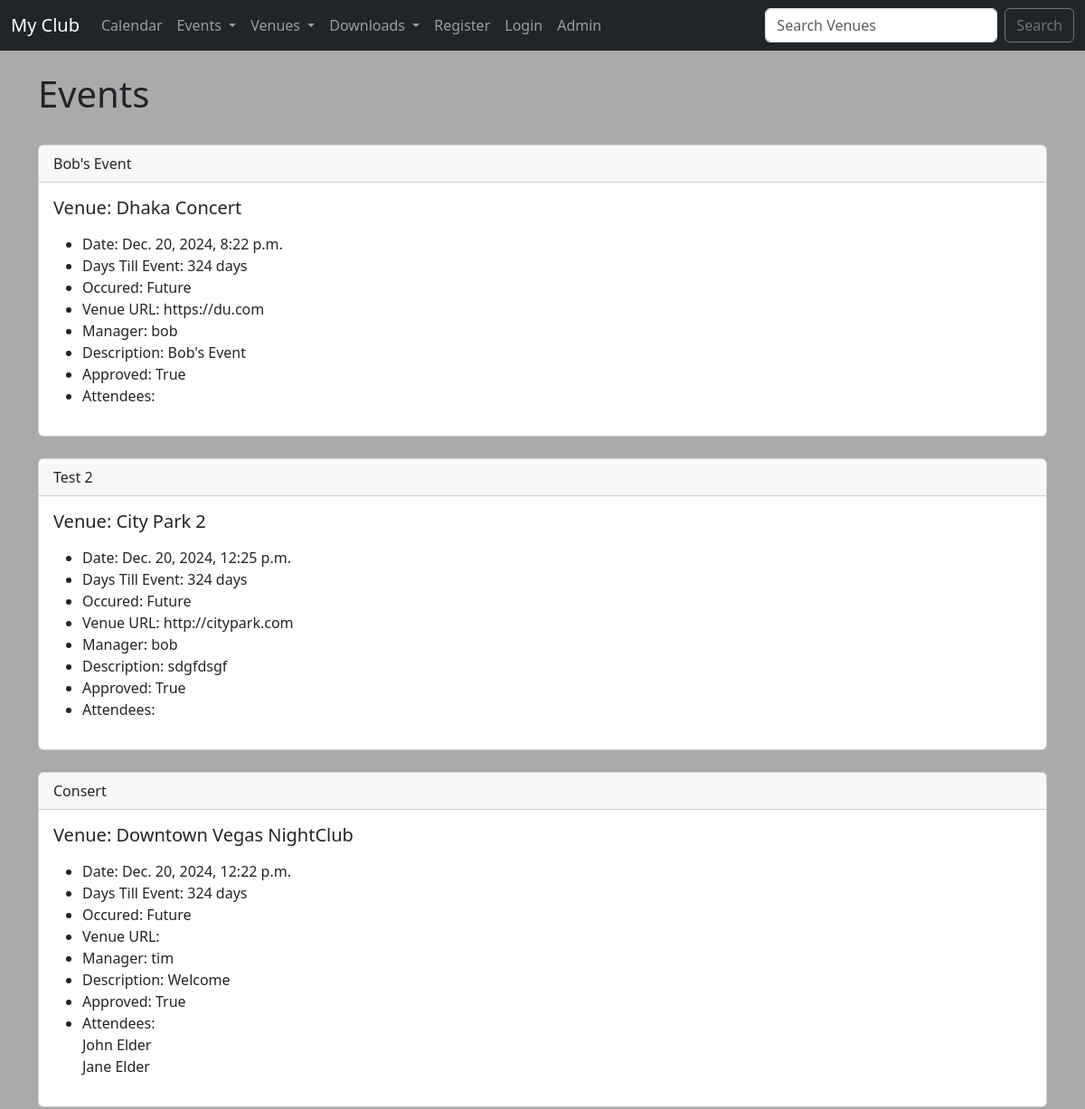
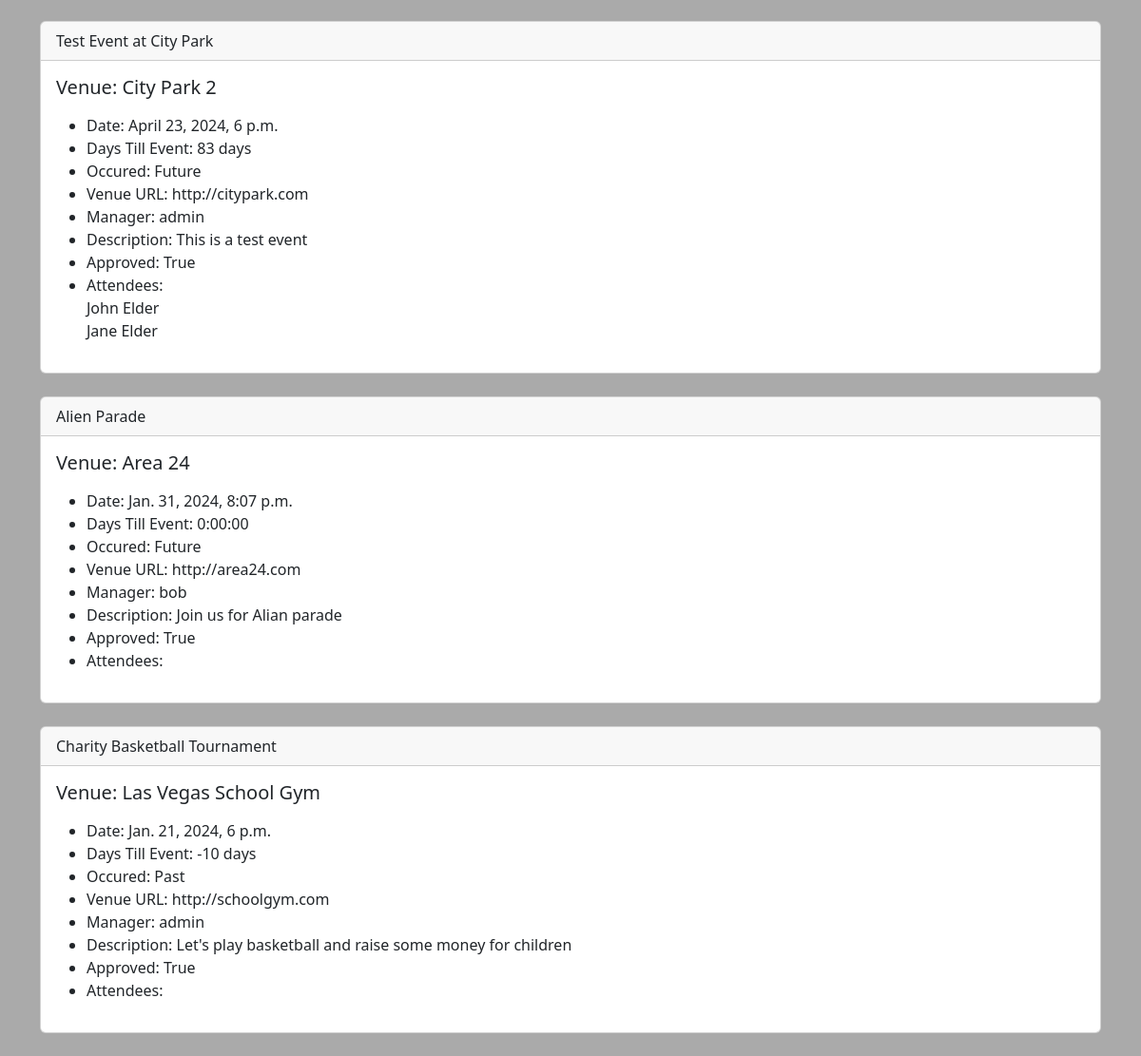
Screenshot of /events/ with the database file from the repository (2 pictures, top to bottom).
### events/models.py (models this page shows)
class Event(models.Model):
    name = models.CharField(max_length=120)
    event_date = models.DateTimeField()
    venue = models.ForeignKey(Venue, blank=True, null=True, on_delete=models.CASCADE)
    manager = models.ForeignKey(User, blank=True, null=True, on_delete=models.SET_NULL)
    description = models.TextField(blank=True)
    attendees = models.ManyToManyField(MyClubUser, blank=True)
    approved = models.BooleanField(default=False)
    def __str__(self):
        return self.name
    @property
    def Days_till(self):
        today = date.today()
        days_till = self.event_date.date() - today
        days_till_stripped = str(days_till).split(",", 1)[0]
        return days_till_stripped
    @property
    def Is_Past(self):
        today = date.today()
        if self.event_date.date() < today:
            thing = "Past"
        else:
            thing = "Future"
        return thing

class Venue(models.Model):
    name = models.CharField(max_length=120)
    address = models.CharField(max_length=300)
    zip_code = models.CharField(max_length=15)
    phone = models.CharField(max_length=25, blank=True)
    web = models.URLField(blank=True)
    email_address = models.EmailField(blank=True)
    owner = models.IntegerField(blank=False, default=1)
    venue_image = models.ImageField(null=True, blank=True, upload_to="images/")
    def __str__(self):
        return self.name

class MyClubUser(models.Model):
    first_name = models.CharField(max_length=30)
    last_name = models.CharField(max_length=30)
    email = models.EmailField()
    def __str__(self):
        return self.first_name + ' ' + self.last_name

### events/views.py (the view)
# urls.py: path('events/', views.all_events, name="list-events"),
def all_events(request):
    event_list = Event.objects.all().order_by('-event_date', 'name')
    context = {
        "event_list" : event_list,
    }
    return render(request, 'event_list.html', context)

### events/templates/event_list.html (shortened to what this page needs)
{% extends 'base.html' %}
{% block content %}
<h1>Events</h1>
<br>
{% for event in event_list %}
{% if event.approved %}
<div class="card">
    <div class="card-header">
        {{ event }}
    </div>
    <div class="card-body">
      <h5 class="card-title">Venue: {{ event.venue }}</h5>
      <p class="card-text">
        <ul>
            <li>Date: {{ event.event_date }}</li>
            <li>Days Till Event: {{ event.Days_till }}</li>
            <li>Occured: {{ event.Is_Past }}</li>
            <li>Venue URL: {{ event.venue.web }}</li>
            <li>Manager: {{ event.manager }}</li>
            <li>Description: {{ event.description }}</li>
            <li>Approved: {{ event.approved }}</li>
            <li>Attendees:<br>
                {% for user in event.attendees.all %}
                     {{ user }} <br>
                {% endfor %}
            </li>
        </ul>
      </p>
    </div>
</div>
<br>
{% endif %}
{% endfor %}
{% endblock %}

### rows the page displays
Event: name "Bob's Event", venue "Dhaka Concert", event_date "Dec. 20, 2024, 8:22 p.m.", Days_till "324 days", Is_Past "Future", venue.web "https://du.com", manager "bob", description "Bob's Event", approved "True"
Event: name "Test 2", venue "City Park 2", event_date "Dec. 20, 2024, 12:25 p.m.", Days_till "324 days", Is_Past "Future", venue.web "http://citypark.com", manager "bob", description "sdgfdsgf", approved "True"
Event: name "Consert", venue "Downtown Vegas NightClub", event_date "Dec. 20, 2024, 12:22 p.m.", Days_till "324 days", Is_Past "Future", manager "tim", description "Welcome", approved "True"
MyClubUser: first_name+last_name "John Elder"
MyClubUser: first_name+last_name "Jane Elder"
Event: name "Test Event at City Park", venue "City Park 2", event_date "April 23, 2024, 6 p.m.", Days_till "83 days", Is_Past "Future", venue.web "http://citypark.com", manager "admin", description "This is a test event", approved "True"
Event: name "Alien Parade", venue "Area 24", event_date "Jan. 31, 2024, 8:07 p.m.", Days_till "0:00:00", Is_Past "Future", venue.web "http://area24.com", manager "bob", description "Join us for Alian parade", approved "True"
Event: name "Charity Basketball Tournament", venue "Las Vegas School Gym", event_date "Jan. 21, 2024, 6 p.m.", Days_till "-10 days", Is_Past "Past", venue.web "http://schoolgym.com", manager "admin", description "Let's play basketball and raise some money for children", approved "True"
